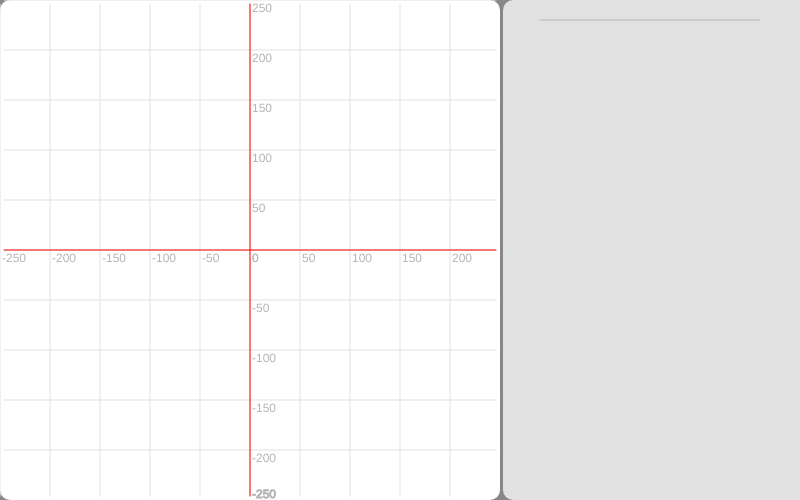
Frame 1 (no input)
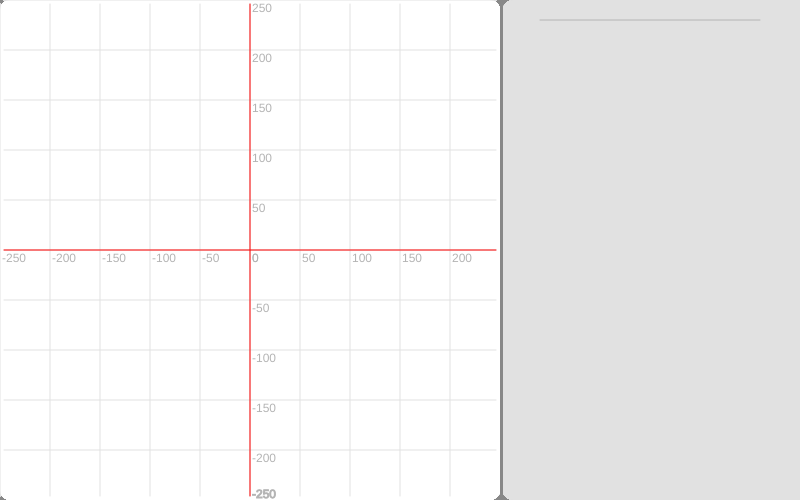
Frame 60 (no input)
Frame 120 (the mouse pressed at the canvas centre since frame 60): identical to frame 60, image omitted

The p5.js sketch that drew these frames (run headless with seeded random() and noise() and a simulated clock; from frame 60 on, the mouse is pressed at the canvas centre):

// p5.js sketch
// ── sketch.js
var prevx;
var prevy;
var x;
var y;
var val = 0;
var eq="x";
var count = 0;
var graphs = [];
var xscale;
var yscale = 250;
var xaxis;
var yaxis;
var functionError = false;
var sliderDiv;

function setup() {
  createCanvas(800,500);
  background('#888888');
  angleMode(DEGREES);


  sliderDiv = createDiv('');
  sliderDiv.class('slider-container');

  var textx = createP('x-axis : ');
  textx.class('axis-label');
  textx.parent(sliderDiv);
  xaxis = createSlider(1,10,5);
  xaxis.class('slider');
  xaxis.parent(sliderDiv);

  var texty = createP('y-axis : ');
  texty.class('axis-label');
  texty.parent(sliderDiv);
  yaxis = createSlider(1,10,5);
  yaxis.class('slider');
  yaxis.parent(sliderDiv);

}

function draw() {
  //background(240);

  xscale=xaxis.value()*50;
  xscale_div = xscale/5;

  yscale=yaxis.value()*50;
  yscale_div = yscale/5;

  noStroke();
  fill(255);
  rect(0,0,500,500,10);

  stroke(0);
  noStroke();
  fill(225);
  rect(503,0,390,500,10);
  stroke(255,0,0);
  strokeWeight(1);

  //Horizontal lines
  stroke(240);
  for(var x=0;x<10;x++)
  {
    stroke(225);
    line(4,x*50,496,x*50);
    fill(180);
    noStroke();
    text(int(yscale-x*yscale_div),252,x*50+12);
  }
  fill(180);
  stroke(180);
  text(int(yscale-x*yscale_div),252,x*50-2);

  //Vertical lines
  stroke(240);
  for(var x=0;x<10;x++)
  {
    stroke(225);
    line(x*50,4 ,x*50,496);
    fill(180);
    noStroke();
    text(int(-xscale+x*xscale_div),x*50+2,262);
  }

  stroke(255,0,0);
  strokeWeight(1);
  line(250,4,250,496);
  line(4,250,496,250);

  for(var i=0;i<graphs.length;i++)
  {
    if(graphs[i].toggle == 0)
    {
      fill(graphs[i].r,graphs[i].g, graphs[i].b);
      stroke(graphs[i].r,graphs[i].g, graphs[i].b);
      graphs[i].drawGraph(xscale,yscale);
    }
    else
    {
      fill(180,180,180);
      stroke(180,180,180);
    }
    if(functionError == true)
    {
      console.log('yo');
      window.alert('Please enter a valid function');
      functionError = false;
      break;
    }
    else if(functionError == false)
    {
      text(graphs[i].eq,560,35+i*20)
      stroke(180);
      line(540,20+i*20,760,20+i*20);
    }

  }
  stroke(180);
  line(540,20+i*20,760,20+i*20);

}

function submit()
{
 eq = document.getElementById('constant').value;
 var i = graphs.length;
 var r = random(0,200);
 var g = random(0,200);
 var b = random(0,200);
 graphs[i] = new graph(eq,r,g,b);
 //stroke(255,0,0);
}

function reset()
{
  graphs = [];
}


function mousePressed()
{
    if (mouseX > 520)
    {
        for(var i = 0;i<graphs.length;i++)
        {
          if(mouseY>i*20 + 20 && mouseY<40+i*20 )
            {
              //print("potatoes");
            if(graphs[i].toggle == 1 )
            {
              graphs[i].toggle =0;
            }
            else
            {
              graphs[i].toggle = 1;
            }
          }
        }
    }
}

function popThisGraph(){
  graphs.pop();
  functionError = true;
  console.log('in here');
}

// ── graph.js
function graph(equation,r,g,b)
{
    this.eq = equation;
    this.r = r;
    this.g = g;
    this.b = b;
    this.toggle = 0;

    this.drawGraph = function(xscale,yscale)
    {
        push();
        translate(250,250);
        //rotate(180);
        stroke(this.r,this.g,this.b);
        noFill();
        prevx = 0-xscale;
        xratio = 250/xscale;
        yratio = 250/yscale;
        prevy = Parser.evaluate(this.eq, {x: prevx});


        for(var x=(0-xscale+1);x<xscale;x++)
        {
            if(functionError == true)
              break;
            y = Parser.evaluate(this.eq, {x: x});
            //print('hello'  + y);
            line(x*xratio,-y*yratio,prevx*xratio,-prevy*yratio);
            prevx = x-1;
            prevy = y;
        }
        pop();
    }
}

function equation(xin,eq)
{
   return(Parser.evaluate(eq, {x: xin}));
  //return(int(xin)+int(val));
}

// ── parser.js
/*!

 Few edits made by Mathura Govindarajan - adding try catch block so that app continues to function even after incorrect function has been entered

 Based on ndef.parser, by Raphael Graf(r@undefined.ch)
 http://www.undefined.ch/mparser/index.html

 Ported to JavaScript and modified by Matthew Crumley (email@matthewcrumley.com, http://silentmatt.com/)

 You are free to use and modify this code in anyway you find useful. Please leave this comment in the code
 to acknowledge its original source. If you feel like it, I enjoy hearing about projects that use my code,
 but don't feel like you have to let me know or ask permission.
*/

//  Added by stlsmiths 6/13/2011
//  re-define Array.indexOf, because IE doesn't know it ...
//
//  from http://stellapower.net/content/javascript-support-and-arrayindexof-ie
    if (!Array.indexOf) {
        Array.prototype.indexOf = function (obj, start) {
            for (var i = (start || 0); i < this.length; i++) {
                if (this[i] === obj) {
                    return i;
                }
            }
            return -1;
        }
    }

var Parser = (function (scope) {
    function object(o) {
        function F() {}
        F.prototype = o;
        return new F();
    }

    var TNUMBER = 0;
    var TOP1 = 1;
    var TOP2 = 2;
    var TVAR = 3;
    var TFUNCALL = 4;

    function Token(type_, index_, prio_, number_) {
        this.type_ = type_;
        this.index_ = index_ || 0;
        this.prio_ = prio_ || 0;
        this.number_ = (number_ !== undefined && number_ !== null) ? number_ : 0;
        this.toString = function () {
            switch (this.type_) {
            case TNUMBER:
                return this.number_;
            case TOP1:
            case TOP2:
            case TVAR:
                return this.index_;
            case TFUNCALL:
                return "CALL";
            default:
                return "Invalid Token";
            }
        };
    }

    function Expression(tokens, ops1, ops2, functions) {
        this.tokens = tokens;
        this.ops1 = ops1;
        this.ops2 = ops2;
        this.functions = functions;
    }

    // Based on http://www.json.org/json2.js
    var cx = /[\u0000\u00ad\u0600-\u0604\u070f\u17b4\u17b5\u200c-\u200f\u2028-\u202f\u2060-\u206f\ufeff\ufff0-\uffff]/g,
        escapable = /[\\\'\x00-\x1f\x7f-\x9f\u00ad\u0600-\u0604\u070f\u17b4\u17b5\u200c-\u200f\u2028-\u202f\u2060-\u206f\ufeff\ufff0-\uffff]/g,
        meta = {    // table of character substitutions
            '\b': '\\b',
            '\t': '\\t',
            '\n': '\\n',
            '\f': '\\f',
            '\r': '\\r',
            "'" : "\\'",
            '\\': '\\\\'
        };

    function escapeValue(v) {
        if (typeof v === "string") {
            escapable.lastIndex = 0;
            return escapable.test(v) ?
                "'" + v.replace(escapable, function (a) {
                    var c = meta[a];
                    return typeof c === 'string' ? c :
                        '\\u' + ('0000' + a.charCodeAt(0).toString(16)).slice(-4);
                }) + "'" :
                "'" + v + "'";
        }
        return v;
    }

    Expression.prototype = {
        simplify: function (values) {
            values = values || {};
            var nstack = [];
            var newexpression = [];
            var n1;
            var n2;
            var f;
            var L = this.tokens.length;
            var item;
            var i = 0;
            for (i = 0; i < L; i++) {
                item = this.tokens[i];
                var type_ = item.type_;
                if (type_ === TNUMBER) {
                    nstack.push(item);
                }
                else if (type_ === TVAR && (item.index_ in values)) {
                    item = new Token(TNUMBER, 0, 0, values[item.index_]);
                    nstack.push(item);
                }
                else if (type_ === TOP2 && nstack.length > 1) {
                    n2 = nstack.pop();
                    n1 = nstack.pop();
                    f = this.ops2[item.index_];
                    item = new Token(TNUMBER, 0, 0, f(n1.number_, n2.number_));
                    nstack.push(item);
                }
                else if (type_ === TOP1 && nstack.length > 0) {
                    n1 = nstack.pop();
                    f = this.ops1[item.index_];
                    item = new Token(TNUMBER, 0, 0, f(n1.number_));
                    nstack.push(item);
                }
                else {
                    while (nstack.length > 0) {
                        newexpression.push(nstack.shift());
                    }
                    newexpression.push(item);
                }
            }
            while (nstack.length > 0) {
                newexpression.push(nstack.shift());
            }

            return new Expression(newexpression, object(this.ops1), object(this.ops2), object(this.functions));
        },

        substitute: function (variable, expr) {
            if (!(expr instanceof Expression)) {
                expr = new Parser().parse(String(expr));
            }
            var newexpression = [];
            var L = this.tokens.length;
            var item;
            var i = 0;
            for (i = 0; i < L; i++) {
                item = this.tokens[i];
                var type_ = item.type_;
                if (type_ === TVAR && item.index_ === variable) {
                    for (var j = 0; j < expr.tokens.length; j++) {
                        var expritem = expr.tokens[j];
                        var replitem = new Token(expritem.type_, expritem.index_, expritem.prio_, expritem.number_);
                        newexpression.push(replitem);
                    }
                }
                else {
                    newexpression.push(item);
                }
            }

            var ret = new Expression(newexpression, object(this.ops1), object(this.ops2), object(this.functions));
            return ret;
        },

        evaluate: function (values) {
            values = values || {};
            var nstack = [];
            var n1;
            var n2;
            var f;
            var L = this.tokens.length;
            var item;
            var i = 0;
            for (i = 0; i < L; i++) {
              try{
                    item = this.tokens[i];
                    var type_ = item.type_;
                    if (type_ === TNUMBER) {
                        nstack.push(item.number_);
                    }
                    else if (type_ === TOP2) {
                        n2 = nstack.pop();
                        n1 = nstack.pop();
                        f = this.ops2[item.index_];
                        nstack.push(f(n1, n2));
                    }
                    else if (type_ === TVAR) {
                        if (item.index_ in values) {
                            nstack.push(values[item.index_]);
                        }
                        else if (item.index_ in this.functions) {
                            nstack.push(this.functions[item.index_]);
                        }
                        else {
                            throw new Error("undefined variable: " + item.index_);
                        }
                    }
                    else if (type_ === TOP1) {
                        n1 = nstack.pop();
                        f = this.ops1[item.index_];
                        nstack.push(f(n1));
                    }
                    else if (type_ === TFUNCALL) {
                        n1 = nstack.pop();
                        f = nstack.pop();
                        if (f.apply && f.call) {
                            if (Object.prototype.toString.call(n1) == "[object Array]") {
                                nstack.push(f.apply(undefined, n1));
                            }
                            else {
                                nstack.push(f.call(undefined, n1));
                            }
                        }
                        else {
                            throw new Error(f + " is not a function");
                        }
                    }
                    else {
                        throw new Error("invalid Expression");
                    }
                  }
                  catch(err){
                    //console.log(err);
                    popThisGraph();
                    break;
                  }
            }
            try
            {
              if (nstack.length > 1) {
                  throw new Error("invalid Expression (parity)");
              }
              return nstack[0];
            }
            catch(err){
              //console.log(err);
              popThisGraph();
            }
        },

        toString: function (toJS) {
            var nstack = [];
            var n1;
            var n2;
            var f;
            var L = this.tokens.length;
            var item;
            var i = 0;
            try
            {
              for (i = 0; i < L; i++) {
                  item = this.tokens[i];
                  var type_ = item.type_;
                  if (type_ === TNUMBER) {
                      nstack.push(escapeValue(item.number_));
                  }
                  else if (type_ === TOP2) {
                      n2 = nstack.pop();
                      n1 = nstack.pop();
                      f = item.index_;
                      if (toJS && f == "^") {
                          nstack.push("Math.pow(" + n1 + "," + n2 + ")");
                      }
                      else {
                          nstack.push("(" + n1 + f + n2 + ")");
                      }
                  }
                  else if (type_ === TVAR) {
                      nstack.push(item.index_);
                  }
                  else if (type_ === TOP1) {
                      n1 = nstack.pop();
                      f = item.index_;
                      if (f === "-") {
                          nstack.push("(" + f + n1 + ")");
                      }
                      else {
                          nstack.push(f + "(" + n1 + ")");
                      }
                  }
                  else if (type_ === TFUNCALL) {
                      n1 = nstack.pop();
                      f = nstack.pop();
                      nstack.push(f + "(" + n1 + ")");
                  }
                  else {
                      throw new Error("invalid Expression");
                  }
              }
              if (nstack.length > 1) {
                  throw new Error("invalid Expression (parity)");
              }
              return nstack[0];
            }
            catch(err){
              //console.log(err);
              popThisGraph();
            }
        },

        variables: function () {
            var L = this.tokens.length;
            var vars = [];
            for (var i = 0; i < L; i++) {
                var item = this.tokens[i];
                if (item.type_ === TVAR && (vars.indexOf(item.index_) == -1)) {
                    vars.push(item.index_);
                }
            }

            return vars;
        },

        toJSFunction: function (param, variables) {
            var f = new Function(param, "with(Parser.values) { return " + this.simplify(variables).toString(true) + "; }");
            return f;
        }
    };

    function add(a, b) {
        return Number(a) + Number(b);
    }
    function sub(a, b) {
        return a - b;
    }
    function mul(a, b) {
        return a * b;
    }
    function div(a, b) {
        return a / b;
    }
    function mod(a, b) {
        return a % b;
    }
    function concat(a, b) {
        return "" + a + b;
    }
    function equal(a, b) {
        return a == b;
    }
    function notEqual(a, b) {
        return a != b;
    }
    function greaterThan(a, b) {
        return a > b;
    }
    function lessThan(a, b) {
        return a < b;
    }
    function greaterThanEqual(a, b) {
        return a >= b;
    }
    function lessThanEqual(a, b) {
        return a <= b;
    }
    function andOperator(a, b) {
        return Boolean(a && b);
    }
    function orOperator(a, b) {
        return Boolean(a || b);
    }
    function sinh(a) {
        return Math.sinh ? Math.sinh(a) : ((Math.exp(a) - Math.exp(-a)) / 2);
    }
    function cosh(a) {
        return Math.cosh ? Math.cosh(a) : ((Math.exp(a) + Math.exp(-a)) / 2);
    }
    function tanh(a) {
        if (Math.tanh) return Math.tanh(a);
        if(a === Infinity) return 1;
        if(a === -Infinity) return -1;
        return (Math.exp(a) - Math.exp(-a)) / (Math.exp(a) + Math.exp(-a));
    }
    function asinh(a) {
        if (Math.asinh) return Math.asinh(a);
        if(a === -Infinity) return a;
        return Math.log(a + Math.sqrt(a * a + 1));
    }
    function acosh(a) {
        return Math.acosh ? Math.acosh(a) : Math.log(a + Math.sqrt(a * a - 1));
    }
    function atanh(a) {
        return Math.atanh ? Math.atanh(a) : (Math.log((1+a)/(1-a)) / 2);
    }
    function log10(a) {
          return Math.log(a) * Math.LOG10E;
    }
    function neg(a) {
        return -a;
    }
    function trunc(a) {
        if(Math.trunc) return Math.trunc(a);
        else return x < 0 ? Math.ceil(x) : Math.floor(x);
    }
    function random(a) {
        return Math.random() * (a || 1);
    }
    function fac(a) { //a!
        a = Math.floor(a);
        var b = a;
        while (a > 1) {
            b = b * (--a);
        }
        return b;
    }

    // TODO: use hypot that doesn't overflow
    function hypot() {
        if(Math.hypot) return Math.hypot.apply(this, arguments);
        var y = 0;
        var length = arguments.length;
        for (var i = 0; i < length; i++) {
            if (arguments[i] === Infinity || arguments[i] === -Infinity) {
                return Infinity;
            }
            y += arguments[i] * arguments[i];
        }
        return Math.sqrt(y);
    }

    function condition(cond, yep, nope) {
        return cond ? yep : nope;
    }

    function append(a, b) {
        if (Object.prototype.toString.call(a) != "[object Array]") {
            return [a, b];
        }
        a = a.slice();
        a.push(b);
        return a;
    }

    function Parser() {
        this.success = false;
        this.errormsg = "";
        this.expression = "";

        this.pos = 0;

        this.tokennumber = 0;
        this.tokenprio = 0;
        this.tokenindex = 0;
        this.tmpprio = 0;

        this.ops1 = {
            "sin": Math.sin,
            "cos": Math.cos,
            "tan": Math.tan,
            "asin": Math.asin,
            "acos": Math.acos,
            "atan": Math.atan,
            "sinh": sinh,
            "cosh": cosh,
            "tanh": tanh,
            "asinh": asinh,
            "acosh": acosh,
            "atanh": atanh,
            "sqrt": Math.sqrt,
            "log": Math.log,
            "lg" : log10,
            "log10" : log10,
            "abs": Math.abs,
            "ceil": Math.ceil,
            "floor": Math.floor,
            "round": Math.round,
            "trunc": trunc,
            "-": neg,
            "exp": Math.exp
        };

        this.ops2 = {
            "+": add,
            "-": sub,
            "*": mul,
            "/": div,
            "%": mod,
            "^": Math.pow,
            ",": append,
            "||": concat,
            "==": equal,
            "!=": notEqual,
            ">": greaterThan,
            "<": lessThan,
            ">=": greaterThanEqual,
            "<=": lessThanEqual,
            "and": andOperator,
            "or": orOperator
        };

        this.functions = {
            "random": random,
            "fac": fac,
            "min": Math.min,
            "max": Math.max,
            "hypot": hypot,
            "pyt": hypot, // backward compat
            "pow": Math.pow,
            "atan2": Math.atan2,
            "if": condition
        };

        this.consts = {
            "E": Math.E,
            "PI": Math.PI
        };
    }

    Parser.parse = function (expr) {
        return new Parser().parse(expr);
    };

    Parser.evaluate = function (expr, variables) {
        return Parser.parse(expr).evaluate(variables);
    };

    Parser.Expression = Expression;

    Parser.values = {
        sin: Math.sin,
        cos: Math.cos,
        tan: Math.tan,
        asin: Math.asin,
        acos: Math.acos,
        atan: Math.atan,
        sinh: sinh,
        cosh: cosh,
        tanh: tanh,
        asinh: asinh,
        acosh: acosh,
        atanh: atanh,
        sqrt: Math.sqrt,
        log: Math.log,
        lg: log10,
        log10: log10,
        abs: Math.abs,
        ceil: Math.ceil,
        floor: Math.floor,
        round: Math.round,
        trunc: trunc,
        random: random,
        fac: fac,
        exp: Math.exp,
        min: Math.min,
        max: Math.max,
        hypot: hypot,
        pyt: hypot, // backward compat
        pow: Math.pow,
        atan2: Math.atan2,
        if: condition,
        E: Math.E,
        PI: Math.PI
    };

    var PRIMARY      = 1 << 0;
    var OPERATOR     = 1 << 1;
    var FUNCTION     = 1 << 2;
    var LPAREN       = 1 << 3;
    var RPAREN       = 1 << 4;
    var COMMA        = 1 << 5;
    var SIGN         = 1 << 6;
    var CALL         = 1 << 7;
    var NULLARY_CALL = 1 << 8;

    Parser.prototype = {
        parse: function (expr) {
            this.errormsg = "";
            this.success = true;
            var operstack = [];
            var tokenstack = [];
            this.tmpprio = 0;
            var expected = (PRIMARY | LPAREN | FUNCTION | SIGN);
            var noperators = 0;
            this.expression = expr;
            this.pos = 0;

            while (this.pos < this.expression.length) {
                if (this.isOperator()) {
                    if (this.isSign() && (expected & SIGN)) {
                        if (this.isNegativeSign()) {
                            this.tokenprio = 2;
                            this.tokenindex = "-";
                            noperators++;
                            this.addfunc(tokenstack, operstack, TOP1);
                        }
                        expected = (PRIMARY | LPAREN | FUNCTION | SIGN);
                    }
                    else if (this.isComment()) {

                    }
                    else {
                        if ((expected & OPERATOR) === 0) {
                            this.error_parsing(this.pos, "unexpected operator");
                        }
                        noperators += 2;
                        this.addfunc(tokenstack, operstack, TOP2);
                        expected = (PRIMARY | LPAREN | FUNCTION | SIGN);
                    }
                }
                else if (this.isNumber()) {
                    if ((expected & PRIMARY) === 0) {
                        this.error_parsing(this.pos, "unexpected number");
                    }
                    var token = new Token(TNUMBER, 0, 0, this.tokennumber);
                    tokenstack.push(token);

                    expected = (OPERATOR | RPAREN | COMMA);
                }
                else if (this.isString()) {
                    if ((expected & PRIMARY) === 0) {
                        this.error_parsing(this.pos, "unexpected string");
                    }
                    var token = new Token(TNUMBER, 0, 0, this.tokennumber);
                    tokenstack.push(token);

                    expected = (OPERATOR | RPAREN | COMMA);
                }
                else if (this.isLeftParenth()) {
                    if ((expected & LPAREN) === 0) {
                        this.error_parsing(this.pos, "unexpected \"(\"");
                    }

                    if (expected & CALL) {
                        noperators += 2;
                        this.tokenprio = -2;
                        this.tokenindex = -1;
                        this.addfunc(tokenstack, operstack, TFUNCALL);
                    }

                    expected = (PRIMARY | LPAREN | FUNCTION | SIGN | NULLARY_CALL);
                }
                else if (this.isRightParenth()) {
                    if (expected & NULLARY_CALL) {
                        var token = new Token(TNUMBER, 0, 0, []);
                        tokenstack.push(token);
                    }
                    else if ((expected & RPAREN) === 0) {
                        this.error_parsing(this.pos, "unexpected \")\"");
                    }

                    expected = (OPERATOR | RPAREN | COMMA | LPAREN | CALL);
                }
                else if (this.isComma()) {
                    if ((expected & COMMA) === 0) {
                        this.error_parsing(this.pos, "unexpected \",\"");
                    }
                    this.addfunc(tokenstack, operstack, TOP2);
                    noperators += 2;
                    expected = (PRIMARY | LPAREN | FUNCTION | SIGN);
                }
                else if (this.isConst()) {
                    if ((expected & PRIMARY) === 0) {
                        this.error_parsing(this.pos, "unexpected constant");
                    }
                    var consttoken = new Token(TNUMBER, 0, 0, this.tokennumber);
                    tokenstack.push(consttoken);
                    expected = (OPERATOR | RPAREN | COMMA);
                }
                else if (this.isOp2()) {
                    if ((expected & FUNCTION) === 0) {
                        this.error_parsing(this.pos, "unexpected function");
                    }
                    this.addfunc(tokenstack, operstack, TOP2);
                    noperators += 2;
                    expected = (LPAREN);
                }
                else if (this.isOp1()) {
                    if ((expected & FUNCTION) === 0) {
                        this.error_parsing(this.pos, "unexpected function");
                    }
                    this.addfunc(tokenstack, operstack, TOP1);
                    noperators++;
                    expected = (LPAREN);
                }
                else if (this.isVar()) {
                    if ((expected & PRIMARY) === 0) {
                        this.error_parsing(this.pos, "unexpected variable");
                    }
                    var vartoken = new Token(TVAR, this.tokenindex, 0, 0);
                    tokenstack.push(vartoken);

                    expected = (OPERATOR | RPAREN | COMMA | LPAREN | CALL);
                }
                else if (this.isWhite()) {
                }
                else {
                    if (this.errormsg === "") {
                        this.error_parsing(this.pos, "unknown character");
                    }
                    else {
                        this.error_parsing(this.pos, this.errormsg);
                    }
                }
            }
            if (this.tmpprio < 0 || this.tmpprio >= 10) {
                this.error_parsing(this.pos, "unmatched \"()\"");
            }
            while (operstack.length > 0) {
                var tmp = operstack.pop();
                tokenstack.push(tmp);
            }
            if (noperators + 1 !== tokenstack.length) {
                //print(noperators + 1);
                //print(tokenstack);
                this.error_parsing(this.pos, "parity");
            }

            return new Expression(tokenstack, object(this.ops1), object(this.ops2), object(this.functions));
        },

        evaluate: function (expr, variables) {
            return this.parse(expr).evaluate(variables);
        },

        error_parsing: function (column, msg) {
          try
          {
            this.success = false;
            this.errormsg = "parse error [column " + (column) + "]: " + msg;
            this.column = column;
            throw new Error(this.errormsg);
          }
          catch(err){
            //console.log(err);
            popThisGraph();
          }
        },

//\/\/\/\/\/\/\/\/\/\/\/\/\/\/\/\/\/\/\/\/\/\/\/\/\/\/\/\/\/\/\/\/\/\/\/\/\/\/\/\/\/\/\/\/\/\/\/\

        addfunc: function (tokenstack, operstack, type_) {
            var operator = new Token(type_, this.tokenindex, this.tokenprio + this.tmpprio, 0);
            while (operstack.length > 0) {
                if (operator.prio_ <= operstack[operstack.length - 1].prio_) {
                    tokenstack.push(operstack.pop());
                }
                else {
                    break;
                }
            }
            operstack.push(operator);
        },

        isNumber: function () {
            var r = false;
            var str = "";
            while (this.pos < this.expression.length) {
                var code = this.expression.charCodeAt(this.pos);
                if ((code >= 48 && code <= 57) || code === 46) {
                    str += this.expression.charAt(this.pos);
                    this.pos++;
                    this.tokennumber = parseFloat(str);
                    r = true;
                }
                else {
                    break;
                }
            }
            return r;
        },

        // Ported from the yajjl JSON parser at http://code.google.com/p/yajjl/
        unescape: function(v, pos) {
            var buffer = [];
            var escaping = false;
            try
            {
              for (var i = 0; i < v.length; i++) {
                  var c = v.charAt(i);

                  if (escaping) {
                      switch (c) {
                      case "'":
                          buffer.push("'");
                          break;
                      case '\\':
                          buffer.push('\\');
                          break;
                      case '/':
                          buffer.push('/');
                          break;
                      case 'b':
                          buffer.push('\b');
                          break;
                      case 'f':
                          buffer.push('\f');
                          break;
                      case 'n':
                          buffer.push('\n');
                          break;
                      case 'r':
                          buffer.push('\r');
                          break;
                      case 't':
                          buffer.push('\t');
                          break;
                      case 'u':
                          // interpret the following 4 characters as the hex of the unicode code point
                          var codePoint = parseInt(v.substring(i + 1, i + 5), 16);
                          buffer.push(String.fromCharCode(codePoint));
                          i += 4;
                          break;
                      default:
                          throw this.error_parsing(pos + i, "Illegal escape sequence: '\\" + c + "'");
                      }
                      escaping = false;
                  } else {
                      if (c == '\\') {
                          escaping = true;
                      } else {
                          buffer.push(c);
                      }
                  }
              }
            }
            catch(err){
              //console.log(err);
              popThisGraph();
            }

            return buffer.join('');
        },

        isString: function () {
            var r = false;
            var str = "";
            var startpos = this.pos;
            if (this.pos < this.expression.length && this.expression.charAt(this.pos) == "'") {
                this.pos++;
                while (this.pos < this.expression.length) {
                    var code = this.expression.charAt(this.pos);
                    if (code != "'" || str.slice(-1) == "\\") {
                        str += this.expression.charAt(this.pos);
                        this.pos++;
                    }
                    else {
                        this.pos++;
                        this.tokennumber = this.unescape(str, startpos);
                        r = true;
                        break;
                    }
                }
            }
            return r;
        },

        isConst: function () {
            var str;
            for (var i in this.consts) {
                if (true) {
                    var L = i.length;
                    str = this.expression.substr(this.pos, L);
                    if (i === str) {
                        this.tokennumber = this.consts[i];
                        this.pos += L;
                        return true;
                    }
                }
            }
            return false;
        },

        isOperator: function () {
            var code = this.expression.charCodeAt(this.pos);
            if (code === 43) { // +
                this.tokenprio = 2;
                this.tokenindex = "+";
            }
            else if (code === 45) { // -
                this.tokenprio = 2;
                this.tokenindex = "-";
            }
            else if (code === 62) { // >
                if (this.expression.charCodeAt(this.pos + 1) === 61) {
                    this.pos++;
                    this.tokenprio = 1;
                    this.tokenindex = ">=";
                } else {
                    this.tokenprio = 1;
                    this.tokenindex = ">";
                }
            }
            else if (code === 60) { // <
                if (this.expression.charCodeAt(this.pos + 1) === 61) {
                    this.pos++;
                    this.tokenprio = 1;
                    this.tokenindex = "<=";
                } else {
                    this.tokenprio = 1;
                    this.tokenindex = "<";
                }
            }
            else if (code === 124) { // |
                if (this.expression.charCodeAt(this.pos + 1) === 124) {
                    this.pos++;
                    this.tokenprio = 1;
                    this.tokenindex = "||";
                }
                else {
                    return false;
                }
            }
            else if (code === 61) { // =
                if (this.expression.charCodeAt(this.pos + 1) === 61) {
                    this.pos++;
                    this.tokenprio = 1;
                    this.tokenindex = "==";
                }
                else {
                    return false;
                }
            }
            else if (code === 33) { // !
                if (this.expression.charCodeAt(this.pos + 1) === 61) {
                    this.pos++;
                    this.tokenprio = 1;
                    this.tokenindex = "!=";
                }
                else {
                    return false;
                }
            }
            else if (code === 97) { // a
                if (this.expression.charCodeAt(this.pos + 1) === 110 && this.expression.charCodeAt(this.pos + 2) === 100) { // n && d
                    this.pos++;
                    this.pos++;
                    this.tokenprio = 0;
                    this.tokenindex = "and";
                }
                else {
                    return false;
                }
            }
            else if (code === 111) { // o
                if (this.expression.charCodeAt(this.pos + 1) === 114) { // r
                    this.pos++;
                    this.tokenprio = 0;
                    this.tokenindex = "or";
                }
                else {
                    return false;
                }
            }
            else if (code === 42 || code === 8729 || code === 8226) { // * or ∙ or •
                this.tokenprio = 3;
                this.tokenindex = "*";
            }
            else if (code === 47) { // /
                this.tokenprio = 4;
                this.tokenindex = "/";
            }
            else if (code === 37) { // %
                this.tokenprio = 4;
                this.tokenindex = "%";
            }
            else if (code === 94) { // ^
                this.tokenprio = 5;
                this.tokenindex = "^";
            }
            else {
                return false;
            }
            this.pos++;
            return true;
        },

        isSign: function () {
            var code = this.expression.charCodeAt(this.pos - 1);
            if (code === 45 || code === 43) { // -
                return true;
            }
            return false;
        },

        isPositiveSign: function () {
            var code = this.expression.charCodeAt(this.pos - 1);
            if (code === 43) { // +
                return true;
            }
            return false;
        },

        isNegativeSign: function () {
            var code = this.expression.charCodeAt(this.pos - 1);
            if (code === 45) { // -
                return true;
            }
            return false;
        },

        isLeftParenth: function () {
            var code = this.expression.charCodeAt(this.pos);
            if (code === 40) { // (
                this.pos++;
                this.tmpprio += 10;
                return true;
            }
            return false;
        },

        isRightParenth: function () {
            var code = this.expression.charCodeAt(this.pos);
            if (code === 41) { // )
                this.pos++;
                this.tmpprio -= 10;
                return true;
            }
            return false;
        },

        isComma: function () {
            var code = this.expression.charCodeAt(this.pos);
            if (code === 44) { // ,
                this.pos++;
                this.tokenprio = -1;
                this.tokenindex = ",";
                return true;
            }
            return false;
        },

        isWhite: function () {
            var code = this.expression.charCodeAt(this.pos);
            if (code === 32 || code === 9 || code === 10 || code === 13) {
                this.pos++;
                return true;
            }
            return false;
        },

        isOp1: function () {
            var str = "";
            for (var i = this.pos; i < this.expression.length; i++) {
                var c = this.expression.charAt(i);
                if (c.toUpperCase() === c.toLowerCase()) {
                    if (i === this.pos || (c != '_' && (c < '0' || c > '9'))) {
                        break;
                    }
                }
                str += c;
            }
            if (str.length > 0 && (str in this.ops1)) {
                this.tokenindex = str;
                this.tokenprio = 5;
                this.pos += str.length;
                return true;
            }
            return false;
        },

        isOp2: function () {
            var str = "";
            for (var i = this.pos; i < this.expression.length; i++) {
                var c = this.expression.charAt(i);
                if (c.toUpperCase() === c.toLowerCase()) {
                    if (i === this.pos || (c != '_' && (c < '0' || c > '9'))) {
                        break;
                    }
                }
                str += c;
            }
            if (str.length > 0 && (str in this.ops2)) {
                this.tokenindex = str;
                this.tokenprio = 5;
                this.pos += str.length;
                return true;
            }
            return false;
        },

        isVar: function () {
            var str = "";
            for (var i = this.pos; i < this.expression.length; i++) {
                var c = this.expression.charAt(i);
                if (c.toUpperCase() === c.toLowerCase()) {
                    if (i === this.pos || (c != '_' && (c < '0' || c > '9'))) {
                        break;
                    }
                }
                str += c;
            }
            if (str.length > 0) {
                this.tokenindex = str;
                this.tokenprio = 4;
                this.pos += str.length;
                return true;
            }
            return false;
        },

        isComment: function () {
            var code = this.expression.charCodeAt(this.pos - 1);
            if (code === 47 && this.expression.charCodeAt(this.pos) === 42) {
                this.pos = this.expression.indexOf("*/", this.pos) + 2;
                if (this.pos === 1) {
                    this.pos = this.expression.length;
                }
                return true;
            }
            return false;
        }
    };

    scope.Parser = Parser;
    return Parser
})(typeof exports === 'undefined' ? {} : exports);

// ── style.css
body{
    background-color: #fefefe;
}

canvas
{
    display: block;
    position: inline-block;
    border: 2px solid #888888;
    border-radius: 10px;
    margin: auto;
    top: 0;
    bottom: 0;
    right: 0;
    left: 0;
}

.inputs{
    display: inline;
    position: relative;

}
.slider-container
{
  margin-top:1%;
  text-align: center;
}
a
{
    color: #111111;
    font-family: Raleway;
    font-size: 14px;
}
.heading
{
  color: #111111;
  font-family: Raleway;
  font-weight: 400;
  font-size: 2em;
  text-align: center;
}
.content
{
  width:100%;
  display:inline-block;
  text-align:center;
  /*margin-left:10%;*/
  margin-bottom:10px;
}

.content a span
{
  font-weight:700;
}

.axis-label
{
  display:inline-block;
  color: #111111;
  font-family: Raleway;
  font-weight: 400;
  font-size: 1.1em;
  text-align: center;
  margin-left: 10px;
  margin-right: 10px;
}
